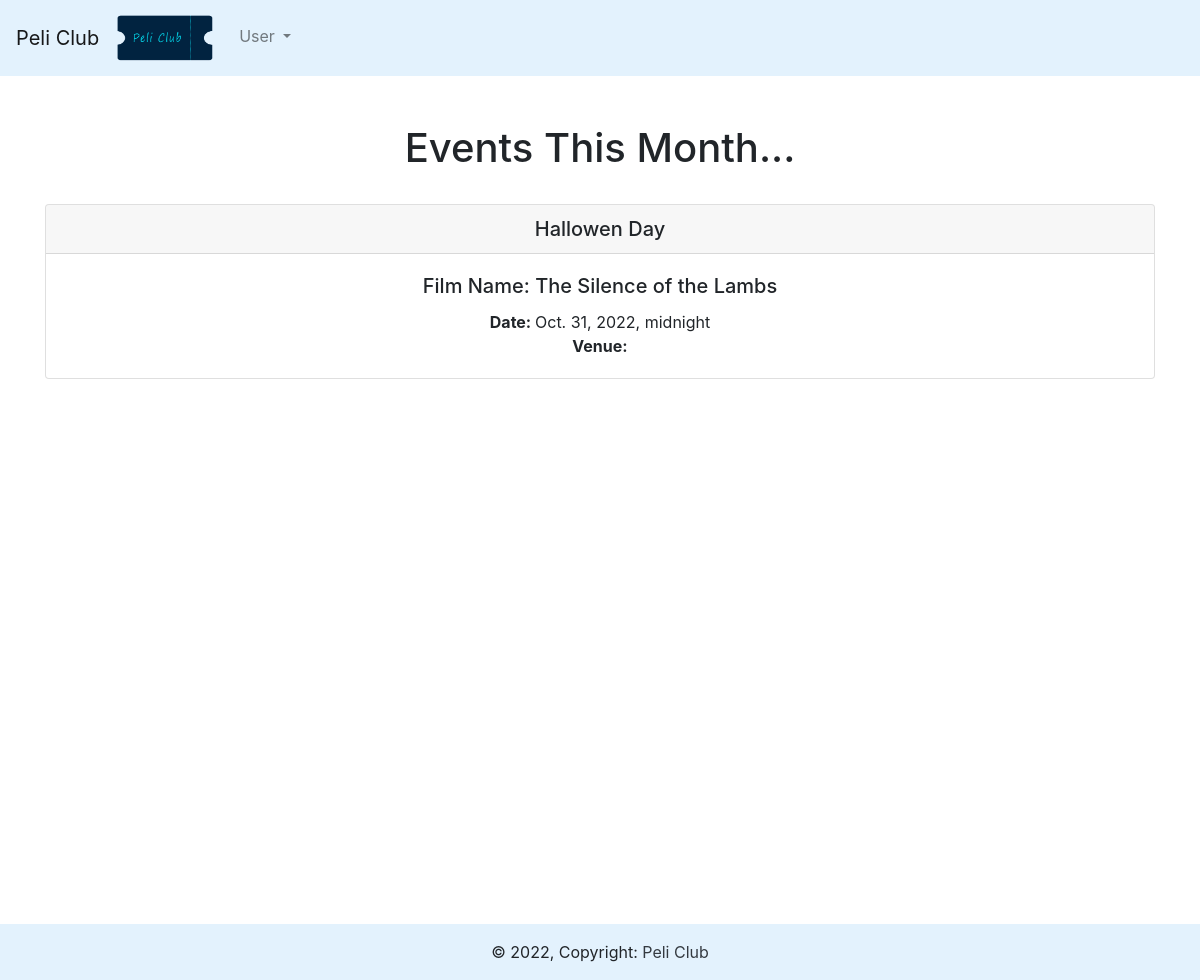
The page / on the database its author committed.
### movies/models.py (models this page shows)
class Cinema(models.Model):
  name= models.CharField('Event Name', max_length=120)
  movie_title=models.ForeignKey(Movie, blank=True, null=True, on_delete=models.SET_NULL)
  director=models.ForeignKey(Director, blank=True, null=True, on_delete=models.SET_NULL)
  event_date=models.DateTimeField(blank = True, null=True)
  venue = models.ForeignKey(Venue, blank = True, null=True, on_delete=models.SET_NULL)
  description=models.TextField(blank=True)
  manager=models.ForeignKey(User, blank = True, null=True, on_delete=models.SET_NULL)
  attendees=models.ManyToManyField(ClubUser, blank=True)
  def __str__(self):
    return self.name

class Movie(models.Model):
   title_movie = models.CharField(max_length=32)
   director= models.ForeignKey(Director, on_delete=models.SET_NULL, null=True)
   summary= models.TextField(blank=True)
   release_date=models.DateField(null=True, blank=True)
   genre=models.ManyToManyField(Genre)
   movie_image=models.ImageField(null=True, blank=True, upload_to="images/")
   def __str__(self):
      return self.title_movie

### movies/views.py (the view)
# urls.py: 2. Add a URL to urlpatterns:  path('', views.home, name='home')
def home(request,year=datetime.now().year,month=datetime.now().strftime('%B')):
  month= month.capitalize()
  month_number = list(calendar.month_name).index(month)
  month_number = int(month_number)
  cal= HTMLCalendar().formatmonth(
     year,
     month_number)
  now =datetime.now()
  current_year=now.year
  time=now.strftime('%I:%M:%p')
  event_list =Cinema.objects.filter(
    event_date__year=year,
    event_date__month = month_number
  )
  return render(request, 'movies/home.html', {
     "year":year,
     "month":month,
     "month_number":month_number,
     "cal":cal,
     "current_year":current_year,
     "time":time,
     "event_list":event_list,
  })

### movies/templates/movies/home.html
{% extends 'movies/base.html' %}
{% block content %}
  <center>
  <br/>
<h1>Events This Month...</h1>
<br/>
{% if event_list%}
    {%for event in event_list %}
    <div class="card">
        <h5 class="card-header">{{event}}</h5>
      <div class="card-body">
        <h5 class="card-title">Film Name: {{event.movie_title}}</h5>
        <p class="card-text">
          <strong> Date: </strong> {{event.event_date}} </br>
          <strong> Venue: </strong>{{event.venue.address}} </br>
        </p>
      </div>
    </div>
    {% endfor %}
{% else %}
  Sorry...There is no events this month
{% endif %}
  </center>
  {% endblock %}

### rows shown on the page
Cinema: name "Hallowen Day", movie_title "The Silence of the Lambs", event_date "Oct. 31, 2022, midnight"
